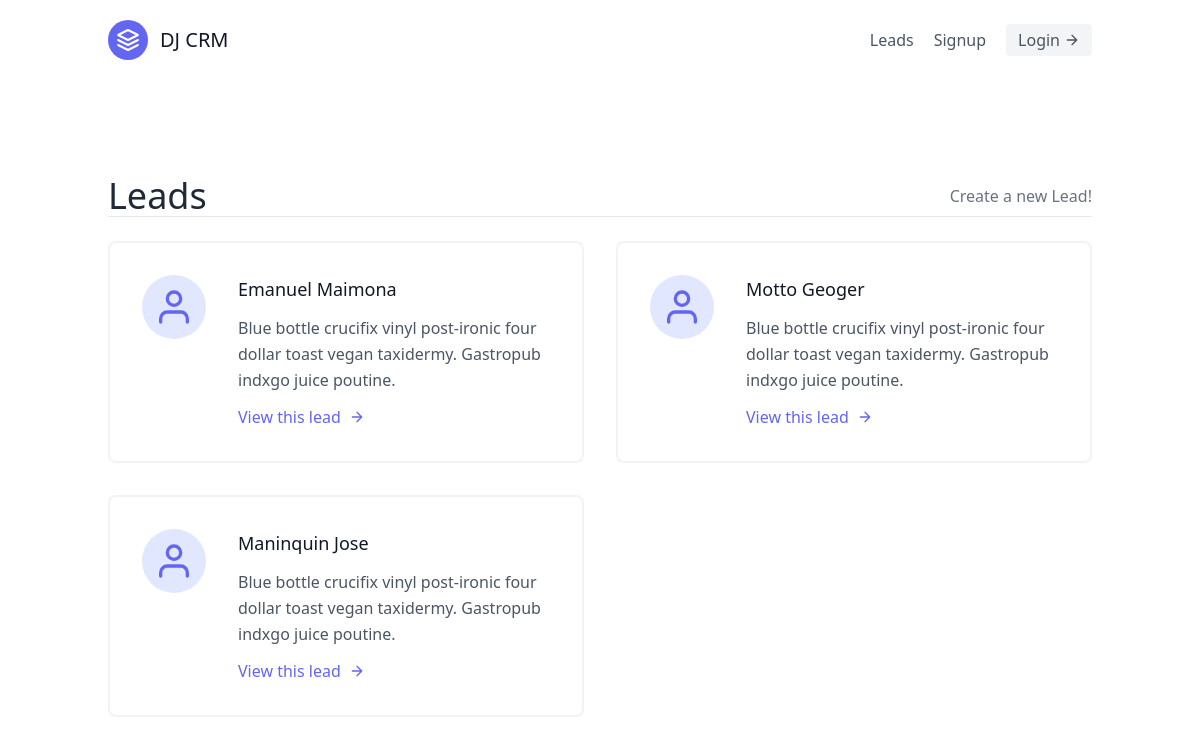
Before: /leads/ with the older database file.
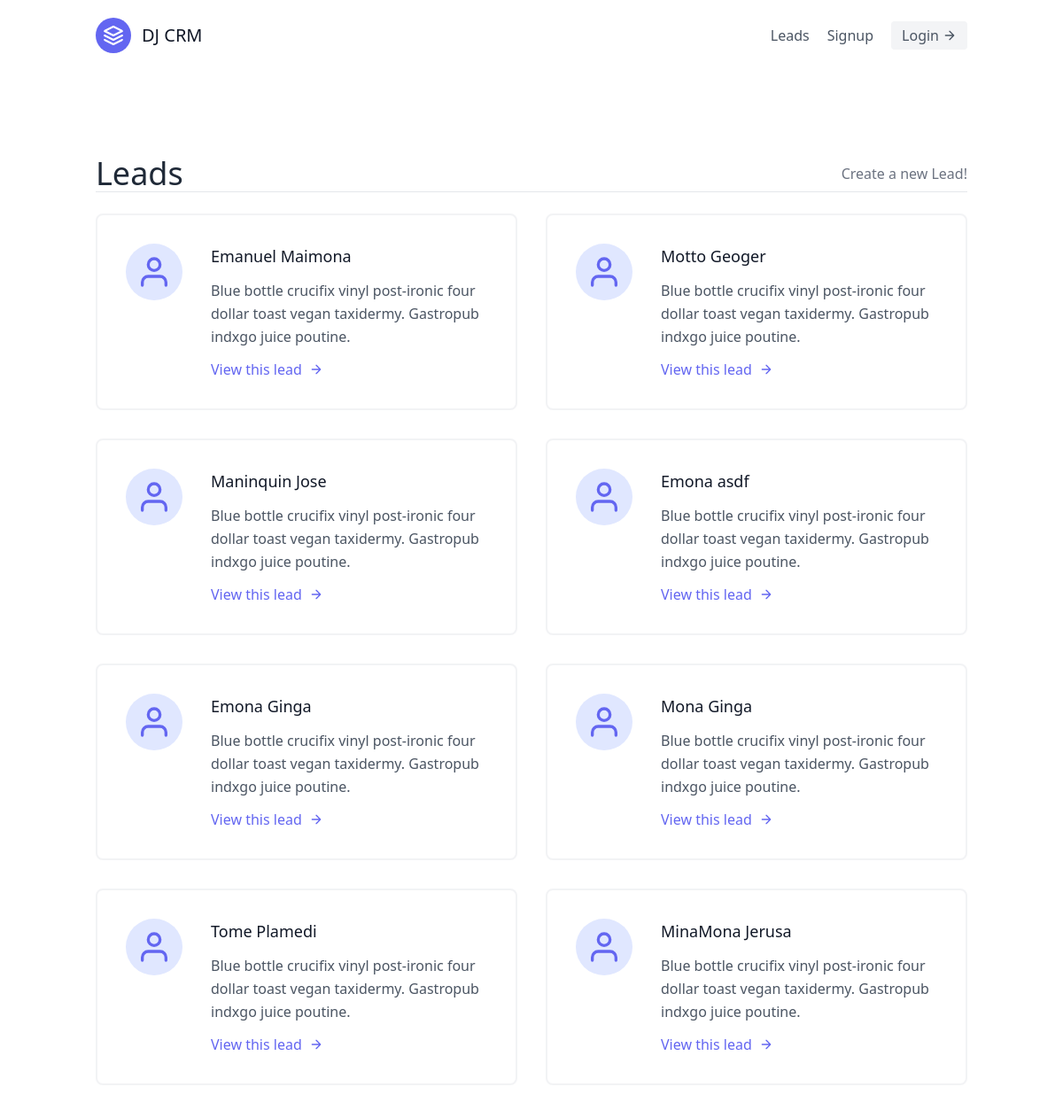
After: the same page with the newer database file.
### leads/models.py (models this page shows, shortened)
class Lead(models.Model):
    first_name = models.CharField(max_length=20)
    last_name = models.CharField(max_length=20)
    age = models.IntegerField(default=0)
    agent = models.ForeignKey("Agent", on_delete=models.CASCADE)

### leads/views.py (the view)
# urls.py: path('', LeadListView.as_view(), name='lead-list'),
class LeadListView(ListView):
    template_name = 'leads/lead_list.html'
    queryset = Lead.objects.all()
    context_object_name = "leads"

### leads/templates/leads/lead_list.html (shortened to what this page needs)
{% extends 'base.html' %}
{% block content %}
<section class="text-gray-600 body-font">
    <div class="container px-5 py-24 mx-auto flex flex-wrap">
        <div class="w-full mb-6 py=6 flex justify-between items-center border-b border-gray-200 ">
            <div>
                <h1 class="text-4xl text-gray-800">Leads</h1>
            </div>
            <div>
                 <a class="text-gray-500 hover:text-blue-500"  href="{% url 'leads:lead-create'%}">Create a new Lead!</a>
            </div>
        </div>
        <div class="flex flex-wrap -m-4">
            {% for i in leads %}
            <div class="p-4 lg:w-1/2 md:w-full">
                <div class="flex border-2 rounded-lg border-gray-200 border-opacity-50 p-8 sm:flex-row flex-col">
                    <div class="w-16 h-16 sm:mr-8 sm:mb-0 mb-4 inline-flex items-center justify-center rounded-full bg-indigo-100 text-indigo-500 flex-shrink-0">
                    <svg fill="none" stroke="currentColor" stroke-linecap="round" stroke-linejoin="round" stroke-width="2" class="w-10 h-10" viewBox="0 0 24 24">
                        <path d="M20 21v-2a4 4 0 00-4-4H8a4 4 0 00-4 4v2"></path>
                        <circle cx="12" cy="7" r="4"></circle>
                    </svg>
                    </div>
                    <div class="flex-grow">
                    <h2 class="text-gray-900 text-lg title-font font-medium mb-3"> {{ i.first_name }} {{ i.last_name }} </h2>
                    <p class="leading-relaxed text-base">Blue bottle crucifix vinyl post-ironic four dollar toast vegan taxidermy. Gastropub indxgo juice poutine.</p>
                    <a href="{% url 'leads:lead-detail' i.pk %}" class="mt-3 text-indigo-500 inline-flex items-center">View this lead
                        <svg fill="none" stroke="currentColor" stroke-linecap="round" stroke-linejoin="round" stroke-width="2" class="w-4 h-4 ml-2" viewBox="0 0 24 24">
                        <path d="M5 12h14M12 5l7 7-7 7"></path>
                        </svg>
                    </a>
                    </div>
                </div>
            </div>
            {% endfor %}
        </div>
    </div>
  </section>
{% endblock %}

Changed rows visible on the page:
added Lead: first_name "Emona", last_name "asdf"
added Lead: first_name "Emona", last_name "Ginga"
added Lead: first_name "Mona", last_name "Ginga"
added Lead: first_name "Tome", last_name "Plamedi"
added Lead: first_name "MinaMona", last_name "Jerusa"
